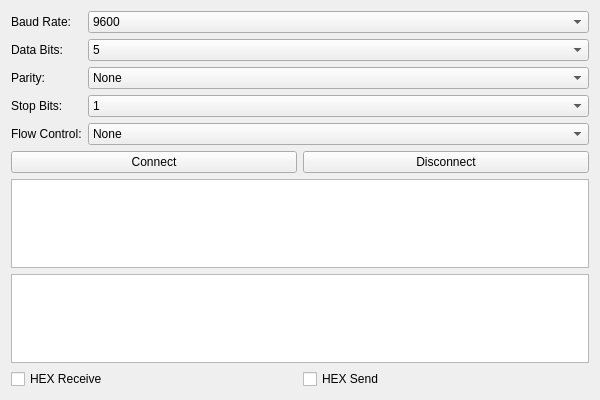
<?xml version="1.0" encoding="UTF-8"?>
<ui version="4.0">
 <class>SerialWidget</class>
 <widget class="QWidget" name="SerialWidget">
  <property name="geometry">
   <rect>
    <x>0</x>
    <y>0</y>
    <width>600</width>
    <height>400</height>
   </rect>
  </property>
  <layout class="QVBoxLayout" name="verticalLayout">
   <item>
    <layout class="QFormLayout" name="formLayout">
     <item row="0" column="0">
      <widget class="QLabel" name="labelBaudRate">
       <property name="text">
        <string>Baud Rate:</string>
       </property>
      </widget>
     </item>
     <item row="0" column="1">
      <widget class="QComboBox" name="baudRateComboBox">
       <item>
        <property name="text">
         <string>9600</string>
        </property>
       </item>
       <item>
        <property name="text">
         <string>19200</string>
        </property>
       </item>
       <item>
        <property name="text">
         <string>38400</string>
        </property>
       </item>
       <item>
        <property name="text">
         <string>57600</string>
        </property>
       </item>
       <item>
        <property name="text">
         <string>115200</string>
        </property>
       </item>
      </widget>
     </item>
     <item row="1" column="0">
      <widget class="QLabel" name="labelDataBits">
       <property name="text">
        <string>Data Bits:</string>
       </property>
      </widget>
     </item>
     <item row="1" column="1">
      <widget class="QComboBox" name="dataBitsComboBox">
       <item>
        <property name="text">
         <string>5</string>
        </property>
       </item>
       <item>
        <property name="text">
         <string>6</string>
        </property>
       </item>
       <item>
        <property name="text">
         <string>7</string>
        </property>
       </item>
       <item>
        <property name="text">
         <string>8</string>
        </property>
       </item>
      </widget>
     </item>
     <item row="2" column="0">
      <widget class="QLabel" name="labelParity">
       <property name="text">
        <string>Parity:</string>
       </property>
      </widget>
     </item>
     <item row="2" column="1">
      <widget class="QComboBox" name="parityComboBox">
       <item>
        <property name="text">
         <string>None</string>
        </property>
       </item>
       <item>
        <property name="text">
         <string>Even</string>
        </property>
       </item>
       <item>
        <property name="text">
         <string>Odd</string>
        </property>
       </item>
       <item>
        <property name="text">
         <string>Mark</string>
        </property>
       </item>
       <item>
        <property name="text">
         <string>Space</string>
        </property>
       </item>
      </widget>
     </item>
     <item row="3" column="0">
      <widget class="QLabel" name="labelStopBits">
       <property name="text">
        <string>Stop Bits:</string>
       </property>
      </widget>
     </item>
     <item row="3" column="1">
      <widget class="QComboBox" name="stopBitsComboBox">
       <item>
        <property name="text">
         <string>1</string>
        </property>
       </item>
       <item>
        <property name="text">
         <string>1.5</string>
        </property>
       </item>
       <item>
        <property name="text">
         <string>2</string>
        </property>
       </item>
      </widget>
     </item>
     <item row="4" column="0">
      <widget class="QLabel" name="labelFlowControl">
       <property name="text">
        <string>Flow Control:</string>
       </property>
      </widget>
     </item>
     <item row="4" column="1">
      <widget class="QComboBox" name="flowControlComboBox">
       <item>
        <property name="text">
         <string>None</string>
        </property>
       </item>
       <item>
        <property name="text">
         <string>Hardware</string>
        </property>
       </item>
       <item>
        <property name="text">
         <string>Software</string>
        </property>
       </item>
      </widget>
     </item>
    </layout>
   </item>
   <item>
    <layout class="QHBoxLayout" name="horizontalLayout">
     <item>
      <widget class="QPushButton" name="connectButton">
       <property name="text">
        <string>Connect</string>
       </property>
      </widget>
     </item>
     <item>
      <widget class="QPushButton" name="disconnectButton">
       <property name="text">
        <string>Disconnect</string>
       </property>
      </widget>
     </item>
    </layout>
   </item>
   <item>
    <widget class="QTextEdit" name="receiveTextEdit">
     <property name="readOnly">
      <bool>true</bool>
     </property>
    </widget>
   </item>
   <item>
    <widget class="QTextEdit" name="sendTextEdit"/>
   </item>
   <item>
    <layout class="QHBoxLayout" name="horizontalLayout_2">
     <item>
      <widget class="QCheckBox" name="hexReceiveCheckBox">
       <property name="text">
        <string>HEX Receive</string>
       </property>
      </widget>
     </item>
     <item>
      <widget class="QCheckBox" name="hexSendCheckBox">
       <property name="text">
        <string>HEX Send</string>
       </property>
      </widget>
     </item>
    </layout>
   </item>
  </layout>
 </widget>
 <resources/>
 <connections/>
</ui>
